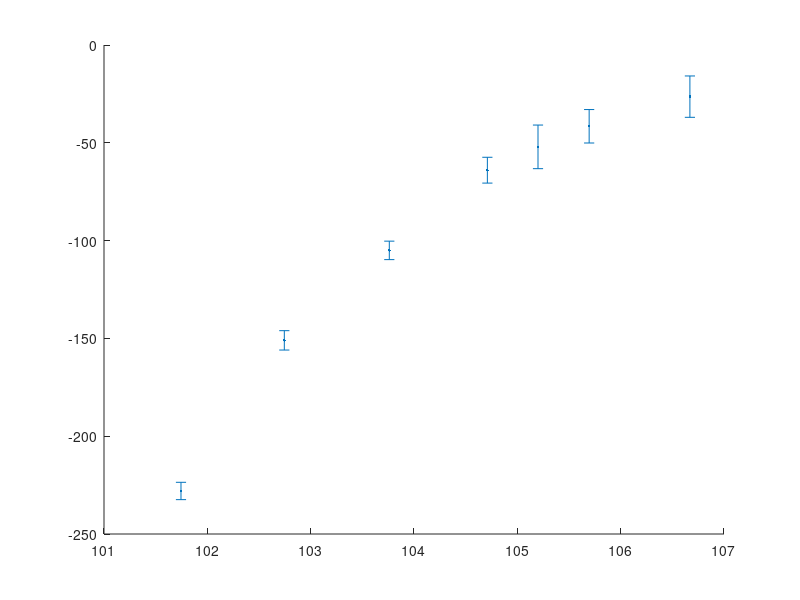

Write MATLAB code to recreate this figure. (Note: this script raises an error after producing the figure.)
xvals = [105.695
105.2
104.71
106.67
103.761
102.745
101.745];
yvals = -1*[41.55
52.074
64
26.4
105
151
228];
yError = [8.55
    11.15
    6.6
    10.57
    4.72
    4.95
    4.43];


figure(881),clf;
errorbar(xvals,yvals,yError,'.','MarkerSize',22,'LineWidth',1.5,'CapSize',0)

aBF = @(aBG,deltaB,resB,Bfields) aBG*aBohr*(1+deltaB./(Bfields-resB));
eBinding = @(aBG,deltaB,resB,aBar,Bfields) -1*hbar^2./(2*mReduced*(aBF(aBG,deltaB,resB,Bfields)-aBar*aBohr).^2)/PlanckConst/1000;

hold on
Bfields = 100:0.01:120;
ResPos = 111.8;
ResDelta = 19;
test = eBinding(-710,ResDelta,ResPos,52,Bfields);
plot(Bfields,test,'--','LineWidth',2);
hold off
xlim([100,110])
ylim([-400,0])
% 
fitfun = @(p,x) eBinding(-710,p(1),p(2),52,x);
pGuess  = [20,110];
lb      = [0,0];
ub      = [inf,inf];
weighted_deviations = @(p) (fitfun(p,xvals)-yvals)./yError;
optio = optimoptions(@lsqnonlin,'Algorithm','trust-region-reflective','Display','off','MaxFunctionEvaluations',100);
[paramFit,~,resid,~,~,~,J]=lsqnonlin(weighted_deviations,pGuess,lb,ub,optio);
try
    ciFit = nlparci(paramFit,resid,'jacobian',J);
catch
    ciFit = [NaN;NaN];
end


hold on
test = eBinding(-710,paramFit(1),paramFit(2),52,Bfields);
plot(Bfields,test,'LineWidth',2);
hold off

xlabel('Magnetic field (Gauss)')
ylabel('Binding energy (kHz)')
set(gca, 'FontName', 'Arial')
set(gca,'FontSize', 12);

legend('measured',['Old FB res = ' num2str(ResPos,4) 'G; deltaB = ' num2str(ResDelta,3) 'G'],['Fitted FB res = ' num2str(paramFit(2),4) 'G; deltaB = ' num2str(paramFit(1),3) 'G'],'location','best')